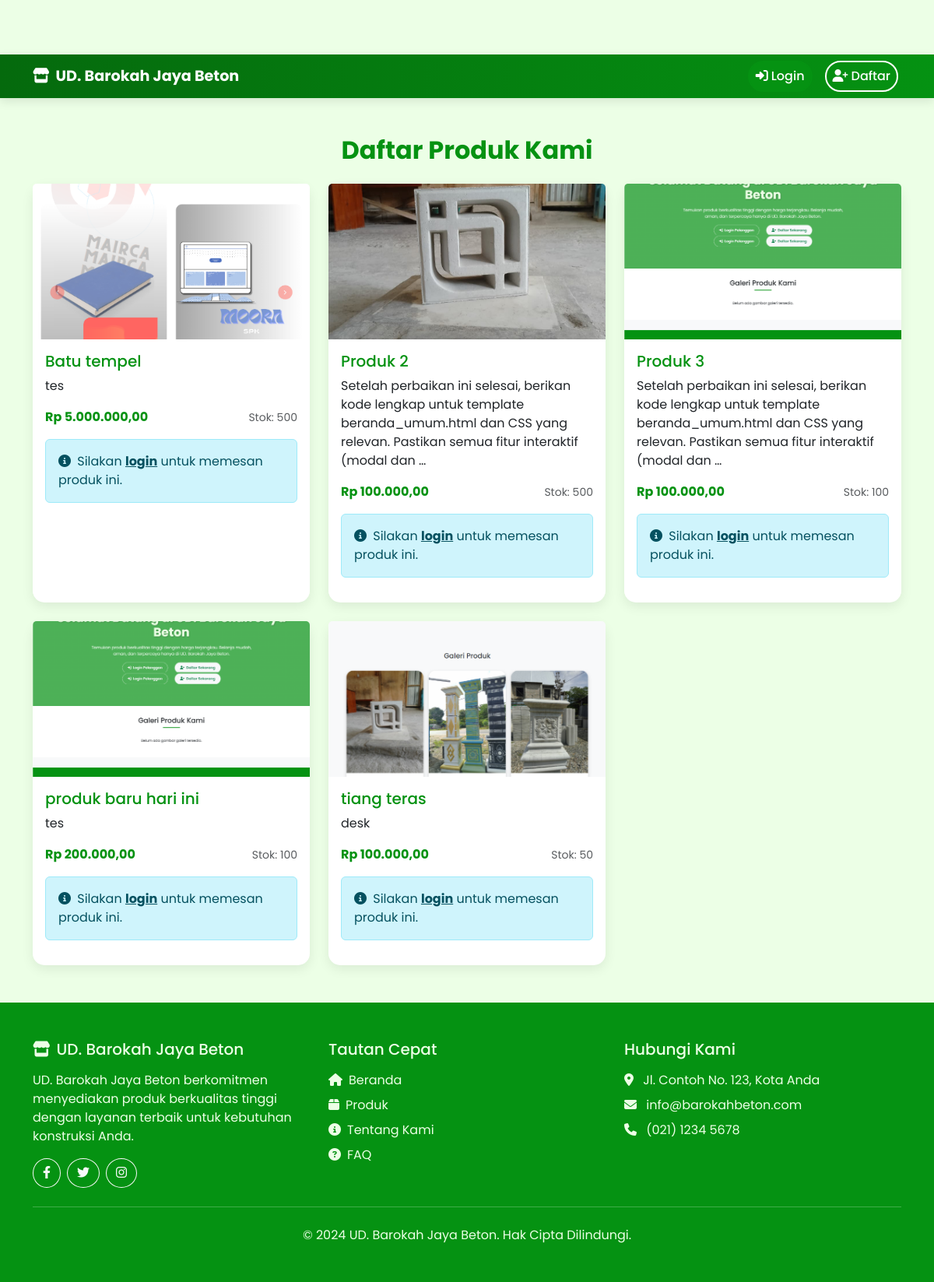
Page /produk/public/ on the earlier database version.
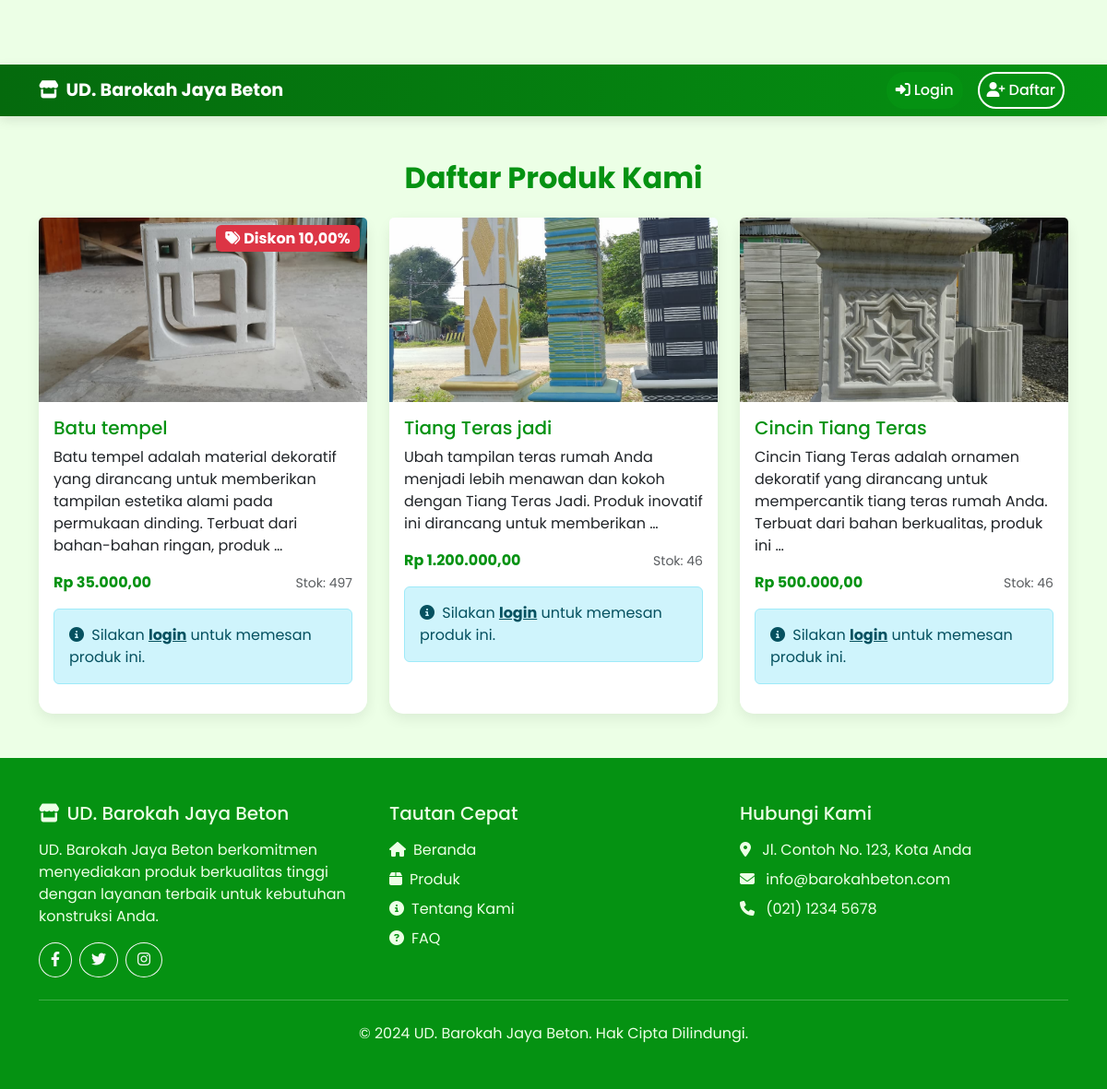
Same page on the later database version.
### admin_dashboard/models.py (models this page shows, shortened)
class Produk(models.Model):
    nama_produk = models.CharField(max_length=255, verbose_name="Nama Produk")
    deskripsi_produk = models.TextField(verbose_name="Deskripsi Produk")
    foto_produk = models.ImageField(upload_to='produk_images/', verbose_name="Foto Produk")
    stok_produk = models.IntegerField(verbose_name="Stok Produk")
    harga_produk = models.DecimalField(max_digits=10, decimal_places=2, verbose_name="Harga Produk")
    kategori = models.ForeignKey(Kategori, on_delete=models.SET_NULL, blank=True, null=True, verbose_name="Kategori")
    class Meta:
        verbose_name_plural = "Produk"
        db_table = 'produk'

class DiskonPelanggan(models.Model):
    pelanggan = models.ForeignKey(Pelanggan, on_delete=models.CASCADE, verbose_name="Pelanggan")
    produk = models.ForeignKey(Produk, on_delete=models.CASCADE, verbose_name="Produk", null=True, blank=True)
    persen_diskon = models.DecimalField(max_digits=5, decimal_places=2, verbose_name="Persen Diskon")
    status = models.CharField(
        max_length=50,
        choices=STATUS_DISKON_CHOICES,
        default='aktif',
        verbose_name="Status"
    )
    pesan = models.TextField(verbose_name="Pesan", null=True, blank=True)
    tanggal_dibuat = models.DateTimeField(auto_now_add=True, verbose_name="Tanggal Dibuat")
    class Meta:
        verbose_name_plural = "Diskon Pelanggan"
        db_table = 'diskon_pelanggan'

### admin_dashboard/views.py (the view)
# urls.py: path('produk/public/', views.produk_list_public, name='produk_list_public'),
def produk_list_public(request):
    produk = Produk.objects.all()
    for p in produk:
        diskon_produk = DiskonPelanggan.objects.filter(
            produk=p,
            status='aktif'
        ).first()
        if not diskon_produk:
            diskon_produk = DiskonPelanggan.objects.filter(
                produk__isnull=True,  # General discount
                status='aktif'
            ).first()
        p.diskon_aktif = diskon_produk
    context = {
        'produk': produk
    }
    return render(request, 'product_list_public.html', context)

### templates/product_list_public.html (shortened to what this page needs)
{% load static %}
{% load humanize %}
<!DOCTYPE html>
<html lang="en">
<head>
    <link href="https://cdn.jsdelivr.net/npm/bootstrap@5.3.0/dist/css/bootstrap.min.css" rel="stylesheet">
    <link rel="stylesheet" href="https://cdnjs.cloudflare.com/ajax/libs/font-awesome/6.4.0/css/all.min.css">
</head>
<body>
    {% include 'navbar_public.html' %}
    <section class="container my-5">
        <div class="row">
            <div class="col-12">
                <h2 class="mb-4 text-center fw-bold" style="color: #059212;">Daftar Produk Kami</h2>
            </div>
        </div>
        <div class="row g-4">
            {% for p in produk %}
            <div class="col-md-4 col-sm-6">
                <div class="card card-custom h-100 position-relative">
                    {% if p.diskon_aktif %}
                    <div class="position-absolute top-0 end-0 m-2">
                        <span class="badge bg-danger fs-6">
                            <i class="fas fa-tags me-1"></i>Diskon {{ p.diskon_aktif.persen_diskon }}%
                        </span>
                    </div>
                    {% endif %}
                    <img src="{{ p.foto_produk.url }}" class="card-img-top" alt="{{ p.nama_produk }}" style="height: 200px; object-fit: cover;">
                    <div class="card-body">
                        <h5 class="card-title product-title">{{ p.nama_produk }}</h5>
                        <p class="card-text product-description">{{ p.deskripsi_produk|truncatewords:20 }}</p>
                        <div class="d-flex justify-content-between align-items-center mb-3">
                            <span class="fw-bold product-price">Rp {{ p.harga_produk|intcomma }}</span>
                            <small class="text-muted">Stok: {{ p.stok_produk|intcomma }}</small>
                        </div>
                        <div class="alert alert-info" role="alert">
                            <i class="fas fa-info-circle me-1"></i>
                            Silakan <a href="{% url 'login_pelanggan' %}" class="alert-link">login</a> untuk memesan produk ini.
                        </div>
                    </div>
                </div>
            </div>
            {% endfor %}
        </div>
    </section>
    {% include 'footer.html' %}
</body>
</html>

### templates/navbar_public.html (shortened to what this page needs)
{% load static %}
<nav class="navbar navbar-expand-lg navbar-custom-public">
    <div class="container">
        <a class="navbar-brand fw-bold" href="{% url 'beranda_umum' %}">
            <i class="fas fa-store me-2"></i>UD. Barokah Jaya Beton
        </a>
        <div class="collapse navbar-collapse" id="navbarNavPublic">
            <ul class="navbar-nav ms-auto mb-2 mb-lg-0">
                <li class="nav-item me-2">
                    <a class="nav-link btn btn-login" href="{% url 'login_pelanggan' %}">
                        <i class="fas fa-sign-in-alt me-1"></i>Login
                    </a>
                </li>
                <li class="nav-item">
                    <a class="nav-link btn btn-register" href="{% url 'register_pelanggan' %}">
                        <i class="fas fa-user-plus me-1"></i>Daftar
                    </a>
                </li>
            </ul>
        </div>
    </div>
</nav>

### templates/footer.html
{% load static %}
<footer class="mt-5 py-5" style="background-color: #059212; color: #ECFFE6;">
    <div class="container">
        <div class="row g-4">
            <div class="col-md-4">
                <h5 class="mb-3">
                    <i class="fas fa-store me-2"></i>UD. Barokah Jaya Beton
                </h5>
                <p>UD. Barokah Jaya Beton berkomitmen menyediakan produk berkualitas tinggi dengan layanan terbaik untuk kebutuhan konstruksi Anda.</p>
                <div class="d-flex mt-3">
                    <a href="#" class="btn btn-outline-light btn-social me-2 rounded-circle">
                        <i class="fab fa-facebook-f"></i>
                    </a>
                    <a href="#" class="btn btn-outline-light btn-social me-2 rounded-circle">
                        <i class="fab fa-twitter"></i>
                    </a>
                    <a href="#" class="btn btn-outline-light btn-social rounded-circle">
                        <i class="fab fa-instagram"></i>
                    </a>
                </div>
            </div>
            <div class="col-md-4">
                <h5 class="mb-3">Tautan Cepat</h5>
                <ul class="list-unstyled">
                    <li class="mb-2"><a href="{% url 'beranda_umum' %}" class="text-decoration-none" style="color: #ECFFE6;"><i class="fas fa-home me-2"></i>Beranda</a></li>
                    <li class="mb-2"><a href="{% url 'produk_list' %}" class="text-decoration-none" style="color: #ECFFE6;"><i class="fas fa-box me-2"></i>Produk</a></li>
                    <li class="mb-2"><a href="#" class="text-decoration-none" style="color: #ECFFE6;"><i class="fas fa-info-circle me-2"></i>Tentang Kami</a></li>
                    <li class="mb-2"><a href="#" class="text-decoration-none" style="color: #ECFFE6;"><i class="fas fa-question-circle me-2"></i>FAQ</a></li>
                </ul>
            </div>
            <div class="col-md-4">
                <h5 class="mb-3">Hubungi Kami</h5>
                <ul class="list-unstyled">
                    <li class="mb-2"><i class="fas fa-map-marker-alt me-2"></i> Jl. Contoh No. 123, Kota Anda</li>
                    <li class="mb-2"><i class="fas fa-envelope me-2"></i> info@barokahbeton.com</li>
                    <li class="mb-2"><i class="fas fa-phone me-2"></i> (021) 1234 5678</li>
                </ul>
            </div>
        </div>
        <hr class="my-4" style="border-color: #ECFFE6;">
        <div class="text-center">
            <p class="mb-0">&copy; 2024 UD. Barokah Jaya Beton. Hak Cipta Dilindungi.</p>
        </div>
    </div>
</footer>

### templates/product_list_public.html (style rules this page uses)
body { font-family: 'Poppins', sans-serif; background-color: #ECFFE6; padding-top: 70px; color: #000000; }
.navbar-brand { font-weight: 700; color: #ECFFE6 !important; font-size: 1.2rem; }
.nav-link { color: #ECFFE6 !important; font-weight: 500; transition: all 0.3s ease; }
.card-custom { border-radius: 15px; border: none; box-shadow: 0 5px 15px rgba(0, 0, 0, 0.08); transition: transform 0.3s ease, box-shadow 0.3s ease; background-color: #FFFFFF; }
.product-title { color: #059212; }
.product-price { color: #059212; }

### templates/navbar_public.html (style rules this page uses)
.navbar-custom-public { background: linear-gradient(to right, #056a0d, #059212); box-shadow: 0 4px 12px rgba(0, 0, 0, 0.1); padding: 0.5rem 0; transition: all 0.3s ease; }
.navbar-brand { color: #FFFFFF !important; font-weight: 700; font-size: 1.2rem; }
.nav-link { color: #FFFFFF !important; font-weight: 500; transition: all 0.3s ease; position: relative; padding: 0.5rem 1rem; border-radius: 5px; margin: 0 0.25rem; }
.btn-login { background-color: #059212; border: 2px solid #059212; color: #FFFFFF !important; border-radius: 30px; padding: 0.375rem 1.25rem; font-weight: 500; transition: all 0.3s ease; }
.btn-register { background-color: transparent; border: 2px solid #FFFFFF; color: #FFFFFF !important; border-radius: 30px; padding: 0.375rem 1.25rem; font-weight: 500; transition: all 0.3s ease; }

Differences in the rows shown:
removed Produk: foto_produk (picture), nama_produk "Produk 2", deskripsi_produk "Setelah perbaikan ini selesai, berikan kode lengkap untuk template beranda_umum.html dan CSS yang relevan. Pastikan semua fitur interaktif (modal dan …", harga_produk "100.000,00", stok_produk "500"
removed Produk: foto_produk (picture), nama_produk "Produk 3", deskripsi_produk "Setelah perbaikan ini selesai, berikan kode lengkap untuk template beranda_umum.html dan CSS yang relevan. Pastikan semua fitur interaktif (modal dan …", harga_produk "100.000,00", stok_produk "100"
removed Produk: foto_produk (picture), nama_produk "produk baru hari ini", deskripsi_produk "tes", harga_produk "200.000,00", stok_produk "100"
removed Produk: foto_produk (picture), nama_produk "tiang teras", deskripsi_produk "desk", harga_produk "100.000,00", stok_produk "50"
changed Produk "Batu tempel": diskon_aktif.persen_diskon (not shown) → "10,00"; foto_produk: a different picture; deskripsi_produk "tes" → "Batu tempel adalah material dekoratif yang dirancang untuk memberikan tampilan estetika alami pada permukaan dinding. Terbuat dari bahan-bahan ringan, produk …"; harga_produk "5.000.000,00" → "35.000,00"; stok_produk "500" → "497"
added Produk: foto_produk (picture), nama_produk "Tiang Teras jadi", deskripsi_produk "Ubah tampilan teras rumah Anda menjadi lebih menawan dan kokoh dengan Tiang Teras Jadi. Produk inovatif ini dirancang untuk memberikan …", harga_produk "1.200.000,00", stok_produk "46"
added Produk: foto_produk (picture), nama_produk "Cincin Tiang Teras", deskripsi_produk "Cincin Tiang Teras adalah ornamen dekoratif yang dirancang untuk mempercantik tiang teras rumah Anda. Terbuat dari bahan berkualitas, produk ini …", harga_produk "500.000,00", stok_produk "46"
